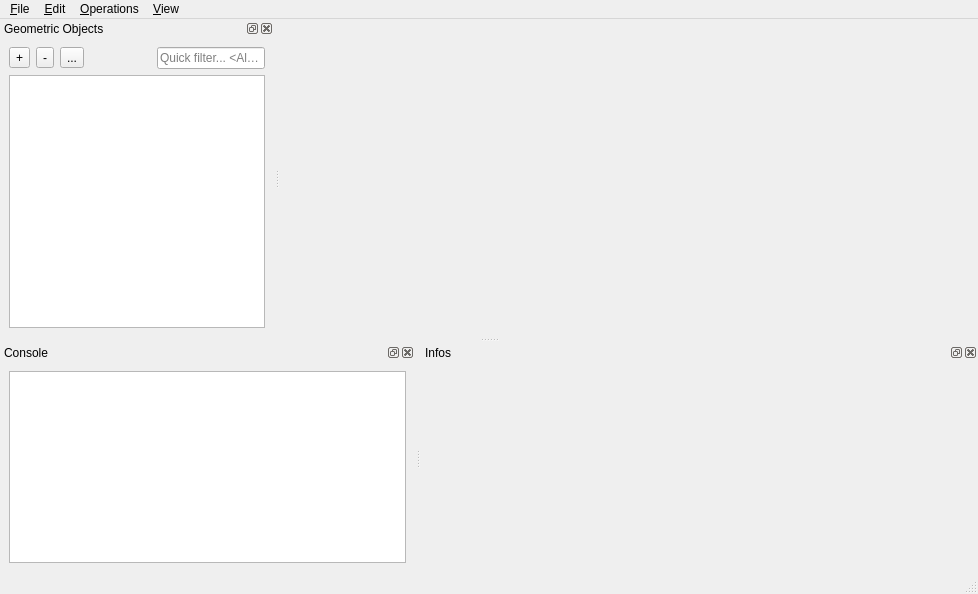
<?xml version="1.0" encoding="UTF-8"?>
<ui version="4.0">
 <class>MainWindow</class>
 <widget class="QMainWindow" name="MainWindow">
  <property name="geometry">
   <rect>
    <x>0</x>
    <y>0</y>
    <width>978</width>
    <height>594</height>
   </rect>
  </property>
  <property name="windowTitle">
   <string>CGAL Polyhedron demo</string>
  </property>
  <property name="windowIcon">
   <iconset resource="Polyhedron_3.qrc">
    <normaloff>:/cgal/icons/resources/cgal_logo.xpm</normaloff>:/cgal/icons/resources/cgal_logo.xpm</iconset>
  </property>
  <widget class="QWidget" name="centralwidget">
   <layout class="QVBoxLayout" name="verticalLayout_2">
    <item>
     <widget class="Viewer" name="viewer" native="true">
      <property name="sizePolicy">
       <sizepolicy hsizetype="Preferred" vsizetype="Preferred">
        <horstretch>0</horstretch>
        <verstretch>1</verstretch>
       </sizepolicy>
      </property>
     </widget>
    </item>
   </layout>
  </widget>
  <widget class="QMenuBar" name="menubar">
   <property name="geometry">
    <rect>
     <x>0</x>
     <y>0</y>
     <width>978</width>
     <height>26</height>
    </rect>
   </property>
   <widget class="QMenu" name="menuFile">
    <property name="title">
     <string>&amp;File</string>
    </property>
    <addaction name="actionLoad"/>
    <addaction name="actionErase"/>
    <addaction name="actionEraseAll"/>
    <addaction name="actionDuplicate"/>
    <addaction name="actionSaveAs"/>
    <addaction name="actionSaveSnapshot"/>
    <addaction name="separator"/>
    <addaction name="actionLoad_Script"/>
    <addaction name="separator"/>
    <addaction name="actionQuit"/>
   </widget>
   <widget class="QMenu" name="menuEdit">
    <property name="title">
     <string>&amp;Edit</string>
    </property>
    <addaction name="actionShowHide"/>
    <addaction name="actionSetPolyhedronA"/>
    <addaction name="actionSetPolyhedronB"/>
    <addaction name="actionSelect_all_items"/>
    <addaction name="actionPreferences"/>
   </widget>
   <widget class="QMenu" name="menuOperations">
    <property name="title">
     <string>&amp;Operations</string>
    </property>
    <widget class="QMenu" name="menuSubdivision">
     <property name="title">
      <string>&amp;Subdivision</string>
     </property>
     <addaction name="actionLoop"/>
     <addaction name="actionCatmullClark"/>
     <addaction name="actionSqrt3"/>
    </widget>
    <widget class="QMenu" name="menu_Boolean_operations">
     <property name="title">
      <string>&amp;Boolean operations</string>
     </property>
     <addaction name="actionToNef"/>
     <addaction name="actionToPoly"/>
     <addaction name="actionUnion"/>
     <addaction name="actionIntersection"/>
     <addaction name="actionDifference"/>
     <addaction name="separator"/>
     <addaction name="actionMinkowskiSum"/>
    </widget>
    <widget class="QMenu" name="menuParameterization">
     <property name="title">
      <string>Parameterization</string>
     </property>
     <addaction name="actionMVC"/>
     <addaction name="actionDCP"/>
    </widget>
    <widget class="QMenu" name="menuPCA">
     <property name="title">
      <string>PCA</string>
     </property>
     <addaction name="actionFitLine"/>
     <addaction name="actionFitPlane"/>
    </widget>
    <addaction name="menuPCA"/>
    <addaction name="actionEstimateCurvature"/>
    <addaction name="actionSelfIntersection"/>
    <addaction name="actionConvexHull"/>
    <addaction name="actionKernel"/>
    <addaction name="menuSubdivision"/>
    <addaction name="actionSimplify"/>
    <addaction name="actionRemeshing"/>
    <addaction name="actionConvexDecomposition"/>
    <addaction name="menu_Boolean_operations"/>
    <addaction name="menuParameterization"/>
    <addaction name="actionInsideOut"/>
   </widget>
   <widget class="QMenu" name="menuView">
    <property name="title">
     <string>&amp;View</string>
    </property>
    <widget class="QMenu" name="menuDockWindows">
     <property name="title">
      <string>&amp;Dock windows</string>
     </property>
     <addaction name="dummyAction"/>
    </widget>
    <widget class="QMenu" name="menuCamera">
     <property name="title">
      <string>Ca&amp;mera</string>
     </property>
     <addaction name="actionDumpCamera"/>
     <addaction name="action_Copy_camera"/>
     <addaction name="action_Paste_camera"/>
    </widget>
    <addaction name="actionRecenterScene"/>
    <addaction name="action_Look_at"/>
    <addaction name="actionAntiAliasing"/>
    <addaction name="actionDraw_two_sides"/>
    <addaction name="actionSetBackgroundColor"/>
    <addaction name="menuDockWindows"/>
    <addaction name="menuCamera"/>
   </widget>
   <addaction name="menuFile"/>
   <addaction name="menuEdit"/>
   <addaction name="menuOperations"/>
   <addaction name="menuView"/>
  </widget>
  <widget class="QStatusBar" name="statusbar"/>
  <widget class="QDockWidget" name="sceneDockWidget">
   <property name="locale">
    <locale language="English" country="UnitedStates"/>
   </property>
   <property name="windowTitle">
    <string>Geometric Objects</string>
   </property>
   <attribute name="dockWidgetArea">
    <number>1</number>
   </attribute>
   <widget class="QWidget" name="dockWidgetContent">
    <layout class="QGridLayout" name="gridLayout_2">
     <item row="0" column="0">
      <layout class="QVBoxLayout" name="verticalLayout">
       <item>
        <layout class="QHBoxLayout" name="horizontalLayout">
         <item>
          <widget class="QToolButton" name="addButton">
           <property name="text">
            <string>+</string>
           </property>
           <property name="icon">
            <iconset resource="Polyhedron_3.qrc">
             <normaloff>:/cgal/icons/plus</normaloff>:/cgal/icons/plus</iconset>
           </property>
          </widget>
         </item>
         <item>
          <widget class="QToolButton" name="removeButton">
           <property name="text">
            <string>-</string>
           </property>
           <property name="icon">
            <iconset resource="Polyhedron_3.qrc">
             <normaloff>:/cgal/icons/minus</normaloff>:/cgal/icons/minus</iconset>
           </property>
          </widget>
         </item>
         <item>
          <widget class="QToolButton" name="duplicateButton">
           <property name="text">
            <string>...</string>
           </property>
           <property name="icon">
            <iconset resource="Polyhedron_3.qrc">
             <normaloff>:/cgal/icons/duplicate</normaloff>:/cgal/icons/duplicate</iconset>
           </property>
          </widget>
         </item>
         <item>
          <spacer name="horizontalSpacer">
           <property name="orientation">
            <enum>Qt::Horizontal</enum>
           </property>
           <property name="sizeHint" stdset="0">
            <size>
             <width>40</width>
             <height>20</height>
            </size>
           </property>
          </spacer>
         </item>
         <item>
          <widget class="QLineEdit" name="searchEdit">
           <property name="placeholderText">
            <string>Quick filter... &lt;Alt+Q&gt;</string>
           </property>
          </widget>
         </item>
        </layout>
       </item>
       <item>
        <widget class="QTreeView" name="sceneView">
         <property name="editTriggers">
          <set>QAbstractItemView::DoubleClicked|QAbstractItemView::EditKeyPressed|QAbstractItemView::SelectedClicked</set>
         </property>
         <property name="alternatingRowColors">
          <bool>true</bool>
         </property>
         <property name="selectionMode">
          <enum>QAbstractItemView::ExtendedSelection</enum>
         </property>
         <property name="indentation">
          <number>0</number>
         </property>
        </widget>
       </item>
      </layout>
     </item>
    </layout>
   </widget>
  </widget>
  <widget class="QDockWidget" name="consoleDockWidget">
   <property name="allowedAreas">
    <set>Qt::BottomDockWidgetArea|Qt::LeftDockWidgetArea|Qt::TopDockWidgetArea</set>
   </property>
   <property name="windowTitle">
    <string>Console</string>
   </property>
   <attribute name="dockWidgetArea">
    <number>8</number>
   </attribute>
   <widget class="QWidget" name="dockWidgetContents">
    <layout class="QVBoxLayout" name="verticalLayout_3">
     <item>
      <widget class="QTextEdit" name="consoleTextEdit">
       <property name="readOnly">
        <bool>true</bool>
       </property>
      </widget>
     </item>
    </layout>
   </widget>
  </widget>
  <widget class="QDockWidget" name="infoDockWidget">
   <property name="windowTitle">
    <string>Infos</string>
   </property>
   <attribute name="dockWidgetArea">
    <number>8</number>
   </attribute>
   <widget class="QWidget" name="dockWidgetContents_2">
    <layout class="QHBoxLayout" name="horizontalLayout_2">
     <item>
      <layout class="QVBoxLayout" name="verticalLayout_4" stretch="0,0">
       <property name="spacing">
        <number>0</number>
       </property>
       <item>
        <widget class="QScrollArea" name="scrollArea">
         <property name="minimumSize">
          <size>
           <width>350</width>
           <height>0</height>
          </size>
         </property>
         <property name="frameShape">
          <enum>QFrame::NoFrame</enum>
         </property>
         <property name="widgetResizable">
          <bool>true</bool>
         </property>
         <widget class="QWidget" name="scrollAreaWidgetContents">
          <property name="geometry">
           <rect>
            <x>0</x>
            <y>0</y>
            <width>534</width>
            <height>174</height>
           </rect>
          </property>
          <layout class="QGridLayout" name="gridLayout">
           <item row="0" column="0">
            <widget class="QLabel" name="infoLabel">
             <property name="sizePolicy">
              <sizepolicy hsizetype="Preferred" vsizetype="Preferred">
               <horstretch>0</horstretch>
               <verstretch>1</verstretch>
              </sizepolicy>
             </property>
             <property name="contextMenuPolicy">
              <enum>Qt::DefaultContextMenu</enum>
             </property>
             <property name="lineWidth">
              <number>0</number>
             </property>
             <property name="alignment">
              <set>Qt::AlignLeading|Qt::AlignLeft|Qt::AlignTop</set>
             </property>
             <property name="textInteractionFlags">
              <set>Qt::LinksAccessibleByKeyboard|Qt::LinksAccessibleByMouse|Qt::TextBrowserInteraction|Qt::TextSelectableByKeyboard|Qt::TextSelectableByMouse</set>
             </property>
            </widget>
           </item>
          </layout>
         </widget>
        </widget>
       </item>
       <item>
        <widget class="QLabel" name="displayLabel">
         <property name="text">
          <string/>
         </property>
        </widget>
       </item>
      </layout>
     </item>
    </layout>
   </widget>
  </widget>
  <action name="actionQuit">
   <property name="text">
    <string>&amp;Quit</string>
   </property>
   <property name="shortcut">
    <string>Ctrl+Q</string>
   </property>
  </action>
  <action name="actionSimplify">
   <property name="text">
    <string>&amp;Simplification</string>
   </property>
  </action>
  <action name="actionCatmullClark">
   <property name="text">
    <string>&amp;Catmull-Clark</string>
   </property>
  </action>
  <action name="actionKernel">
   <property name="text">
    <string>&amp;Kernel</string>
   </property>
  </action>
  <action name="actionUnion">
   <property name="text">
    <string>&amp;Union (A/B)</string>
   </property>
   <property name="shortcut">
    <string>Ctrl+O, U</string>
   </property>
  </action>
  <action name="actionIntersection">
   <property name="text">
    <string>&amp;Intersection (A/B)</string>
   </property>
   <property name="shortcut">
    <string>Ctrl+O, I</string>
   </property>
  </action>
  <action name="actionDifference">
   <property name="text">
    <string>&amp;Difference (A/B)</string>
   </property>
   <property name="shortcut">
    <string>Ctrl+O, D</string>
   </property>
  </action>
  <action name="actionFitPlane">
   <property name="text">
    <string>Fit &amp;plane</string>
   </property>
  </action>
  <action name="actionFitLine">
   <property name="text">
    <string>Fit &amp;line</string>
   </property>
  </action>
  <action name="actionEstimateCurvature">
   <property name="text">
    <string>&amp;Curvature estimation</string>
   </property>
  </action>
  <action name="actionLoad">
   <property name="icon">
    <iconset resource="Polyhedron_3.qrc">
     <normaloff>:/cgal/icons/plus</normaloff>:/cgal/icons/plus</iconset>
   </property>
   <property name="text">
    <string>&amp;Load...</string>
   </property>
   <property name="shortcut">
    <string>Ctrl+L</string>
   </property>
  </action>
  <action name="actionErase">
   <property name="icon">
    <iconset resource="Polyhedron_3.qrc">
     <normaloff>:/cgal/icons/minus</normaloff>:/cgal/icons/minus</iconset>
   </property>
   <property name="text">
    <string>&amp;Erase</string>
   </property>
   <property name="shortcut">
    <string>Del</string>
   </property>
  </action>
  <action name="actionDuplicate">
   <property name="icon">
    <iconset resource="Polyhedron_3.qrc">
     <normaloff>:/cgal/icons/duplicate</normaloff>:/cgal/icons/duplicate</iconset>
   </property>
   <property name="text">
    <string>&amp;Duplicate</string>
   </property>
   <property name="shortcut">
    <string>Ctrl+D</string>
   </property>
  </action>
  <action name="actionSqrt3">
   <property name="text">
    <string>&amp;Sqrt3</string>
   </property>
  </action>
  <action name="actionAntiAliasing">
   <property name="checkable">
    <bool>true</bool>
   </property>
   <property name="text">
    <string>&amp;Antialiasing</string>
   </property>
  </action>
  <action name="dummyAction">
   <property name="text">
    <string>n/a</string>
   </property>
  </action>
  <action name="actionConvexHull">
   <property name="text">
    <string>&amp;Convex hull</string>
   </property>
  </action>
  <action name="actionEraseAll">
   <property name="text">
    <string>&amp;Erase all</string>
   </property>
  </action>
  <action name="actionOptions">
   <property name="text">
    <string>&amp;Options...</string>
   </property>
  </action>
  <action name="actionLoop">
   <property name="text">
    <string>&amp;Loop</string>
   </property>
  </action>
  <action name="actionSaveAs">
   <property name="text">
    <string>Save &amp;as...</string>
   </property>
  </action>
  <action name="actionSave">
   <property name="text">
    <string>&amp;Save</string>
   </property>
  </action>
  <action name="actionSaveAll">
   <property name="text">
    <string>Save a&amp;ll</string>
   </property>
  </action>
  <action name="actionMergeAll">
   <property name="text">
    <string>Mer&amp;ge all</string>
   </property>
  </action>
  <action name="actionMerge">
   <property name="text">
    <string>&amp;Merge</string>
   </property>
  </action>
  <action name="actionSelfIntersection">
   <property name="text">
    <string>Self-&amp;intersection</string>
   </property>
  </action>
  <action name="actionSelectAll">
   <property name="text">
    <string>Select &amp;all</string>
   </property>
  </action>
  <action name="actionSelectNone">
   <property name="text">
    <string>Select &amp;none</string>
   </property>
  </action>
  <action name="actionSelectInvert">
   <property name="text">
    <string>&amp;Invert selection</string>
   </property>
  </action>
  <action name="actionShowHide">
   <property name="text">
    <string>Show/Hide</string>
   </property>
   <property name="shortcut">
    <string>Ctrl+Space</string>
   </property>
  </action>
  <action name="actionSetPolyhedronA">
   <property name="text">
    <string>Set polyhedron A</string>
   </property>
  </action>
  <action name="actionSetPolyhedronB">
   <property name="text">
    <string>Set polyhedron B</string>
   </property>
  </action>
  <action name="actionInsideOut">
   <property name="text">
    <string>&amp;Inside-out</string>
   </property>
  </action>
  <action name="actionRemeshing">
   <property name="text">
    <string>&amp;Remeshing</string>
   </property>
  </action>
  <action name="actionConvexDecomposition">
   <property name="text">
    <string>Convex Decomposition</string>
   </property>
  </action>
  <action name="actionMVC">
   <property name="text">
    <string>Mean &amp;value coordinates</string>
   </property>
  </action>
  <action name="actionDCP">
   <property name="text">
    <string>Discrete &amp;conformal maps</string>
   </property>
  </action>
  <action name="actionExplode">
   <property name="text">
    <string>Explode</string>
   </property>
  </action>
  <action name="actionToNef">
   <property name="text">
    <string>Convert to nef polyhedron</string>
   </property>
  </action>
  <action name="actionToPoly">
   <property name="text">
    <string>Convert to normal polyhedron</string>
   </property>
  </action>
  <action name="actionDraw_two_sides">
   <property name="checkable">
    <bool>true</bool>
   </property>
   <property name="text">
    <string>Draw &amp;two sides</string>
   </property>
   <property name="shortcut">
    <string>Ctrl+T</string>
   </property>
  </action>
  <action name="actionRecenterScene">
   <property name="text">
    <string>Re&amp;center scene</string>
   </property>
   <property name="shortcut">
    <string>Ctrl+C</string>
   </property>
  </action>
  <action name="actionSetBackgroundColor">
   <property name="text">
    <string>Change &amp;background color...</string>
   </property>
  </action>
  <action name="actionMinkowskiSum">
   <property name="text">
    <string>&amp;Minkowski sum (A/B)</string>
   </property>
   <property name="shortcut">
    <string>Ctrl+O, M</string>
   </property>
  </action>
  <action name="action_Look_at">
   <property name="text">
    <string>&amp;Look at...</string>
   </property>
  </action>
  <action name="actionSaveSnapshot">
   <property name="text">
    <string>Save snapshot</string>
   </property>
  </action>
  <action name="actionDumpCamera">
   <property name="text">
    <string>&amp;Dump camera coordinates</string>
   </property>
  </action>
  <action name="action_Copy_camera">
   <property name="text">
    <string>&amp;Copy camera</string>
   </property>
  </action>
  <action name="action_Paste_camera">
   <property name="text">
    <string>&amp;Paste camera</string>
   </property>
  </action>
  <action name="actionSelect_all_items">
   <property name="text">
    <string>Select all items</string>
   </property>
   <property name="shortcut">
    <string>Ctrl+A</string>
   </property>
  </action>
  <action name="actionLoad_Script">
   <property name="text">
    <string>Load &amp;script</string>
   </property>
  </action>
  <action name="actionPreferences">
   <property name="text">
    <string>&amp;Preferences</string>
   </property>
  </action>
 </widget>
 <customwidgets>
  <customwidget>
   <class>Viewer</class>
   <extends>QWidget</extends>
   <header>Viewer.h</header>
  </customwidget>
 </customwidgets>
 <resources>
  <include location="Polyhedron_3.qrc"/>
 </resources>
 <connections/>
</ui>
